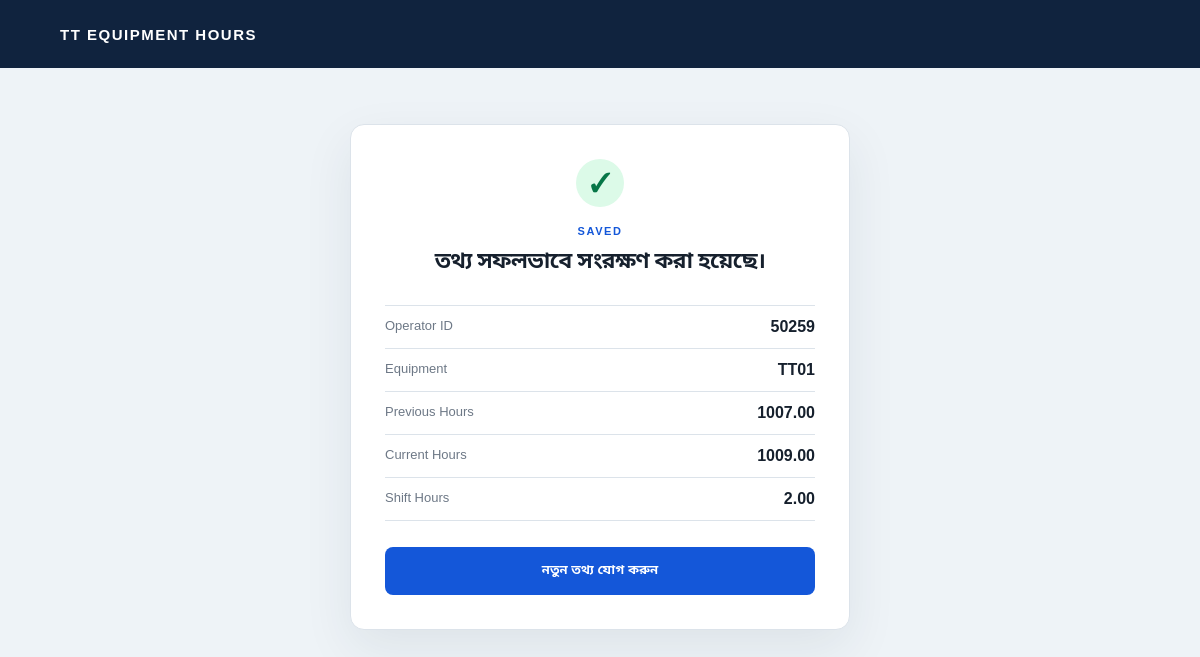
Page /success/2/ on the committed database.
### equipment/models.py (models this page shows, shortened)
class EquipmentHourRecord(models.Model):
    operator = models.ForeignKey(
        Operator,
        on_delete=models.PROTECT,
        related_name="hour_records",
        verbose_name="Operator",
    )
    equipment = models.ForeignKey(
        Equipment,
        on_delete=models.PROTECT,
        related_name="hour_records",
        verbose_name="Equipment",
    )
    date = models.DateField("Date", default=timezone.localdate, editable=False)
    previous_hours = models.DecimalField(
        "Previous cumulative hours", max_digits=10, decimal_places=2
    )
    total_hours = models.DecimalField(
        "Total cumulative hours",
        max_digits=10,
        decimal_places=2,
        validators=[MinValueValidator(0)],
    )
    shift_hours = models.DecimalField("Shift hours", max_digits=6, decimal_places=2)
    created_at = models.DateTimeField("Created at", auto_now_add=True)
    class Meta:
        ordering = ["-created_at", "-id"]
        verbose_name = "Equipment hour record"
        verbose_name_plural = "Equipment hour records"
        constraints = [
            models.UniqueConstraint(
                fields=["operator", "equipment", "date", "total_hours"],
                name="unique_operator_equipment_day_total",
            )
        ]

class Operator(models.Model):
    operator_id = models.CharField("Operator ID", max_length=50, unique=True)
    name = models.CharField("Name", max_length=100, blank=True)
    is_active = models.BooleanField("Active", default=True)
    class Meta:
        ordering = ["operator_id"]
        verbose_name = "Operator"
        verbose_name_plural = "Operators"

class Equipment(models.Model):
    equipment_id = models.CharField("Equipment ID", max_length=10, unique=True)
    initial_hours = models.DecimalField(
        "Initial cumulative hours",
        max_digits=10,
        decimal_places=2,
        null=True,
        blank=True,
        validators=[MinValueValidator(0)],
        help_text="Required before the first reading can be submitted.",
    )
    is_active = models.BooleanField("Active", default=True)
    class Meta:
        ordering = ["equipment_id"]
        verbose_name = "Equipment"
        verbose_name_plural = "Equipment"

### equipment/views.py (the view)
# urls.py: path("success/<int:record_id>/", views.success, name="success"),
def success(request: HttpRequest, record_id: int) -> HttpResponse:
    record = get_object_or_404(
        EquipmentHourRecord.objects.select_related("operator", "equipment"),
        pk=record_id,
    )
    return render(request, "equipment/success.html", {"record": record})

### equipment/templates/equipment/success.html (shortened to what this page needs)
{% extends "equipment/base.html" %}
{% block content %}
<main class="panel success-panel">
  <div class="success-mark">✓</div>
  <p class="eyebrow">SAVED</p>
  <h1>তথ্য সফলভাবে সংরক্ষণ করা হয়েছে।</h1>
  <dl class="summary">
    <div><dt>Operator ID</dt><dd>{{ record.operator.operator_id }}</dd></div>
    <div><dt>Equipment</dt><dd>{{ record.equipment.equipment_id }}</dd></div>
    <div><dt>Previous Hours</dt><dd>{{ record.previous_hours }}</dd></div>
    <div><dt>Current Hours</dt><dd>{{ record.total_hours }}</dd></div>
    <div><dt>Shift Hours</dt><dd>{{ record.shift_hours }}</dd></div>
  </dl>
  <a class="primary-button button-link" href="{% url 'equipment:entry' %}">নতুন তথ্য যোগ করুন</a>
</main>
{% endblock %}

### equipment/static/equipment/style.css (style rules this page uses)
:root { --ink: #16202d; --muted: #6d7886; --line: #dce3ea; --surface: #ffffff; --canvas: #eef3f7; --blue: #1457d9; --blue-dark: #0e3f9f; --danger: #b42318; --success: #067647; font-family: Arial, "Noto Sans Bengali", sans-serif; }
* { box-sizing: border-box; }
body { margin: 0; background: var(--canvas); color: var(--ink); }
a { color: inherit; }
.panel { width: min(100% - 32px, 500px); margin: 56px auto; background: var(--surface); border: 1px solid var(--line); border-radius: 14px; box-shadow: 0 18px 50px rgba(29, 45, 68, .08); padding: 34px; }
.eyebrow { color: var(--blue); font-weight: 800; font-size: 11px; letter-spacing: .14em; margin: 0 0 9px; }
h1 { margin: 0; font-size: clamp(25px, 4vw, 34px); letter-spacing: -.03em; }
.primary-button, .secondary-button { display: inline-flex; justify-content: center; align-items: center; min-height: 48px; padding: 10px 18px; border-radius: 8px; font-weight: 800; font-size: 13px; text-decoration: none; cursor: pointer; }
.primary-button { width: 100%; border: 0; background: var(--blue); color: #fff; margin-top: 24px; }
.button-link { margin-top: 26px; }
.success-panel { text-align: center; }
.success-mark { width: 48px; height: 48px; line-height: 48px; margin: 0 auto 18px; border-radius: 50%; background: #dcfae8; color: var(--success); font-size: 26px; font-weight: 800; }
.success-panel h1 { font-size: 22px; line-height: 1.4; }
.summary { text-align: left; margin: 28px 0 0; border-top: 1px solid var(--line); }
.summary div { display: flex; justify-content: space-between; gap: 16px; padding: 12px 0; border-bottom: 1px solid var(--line); }
.summary dt { color: var(--muted); font-size: 13px; }
.summary dd { margin: 0; font-weight: 700; }

### rows in the picture
EquipmentHourRecord: operator.operator_id "50259", equipment.equipment_id "TT01", previous_hours "1007.00", total_hours "1009.00", shift_hours "2.00"
